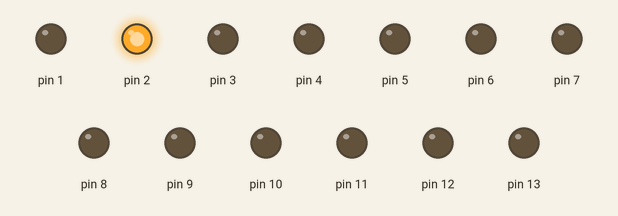
Bench run of a sketch on a simulated Arduino Uno, built with avr-gcc and run on an emulated ATmega328P. Parts: output pins drawn as LEDs (lit = HIGH).

Above: at 0.5 s.
At 1.5 s:
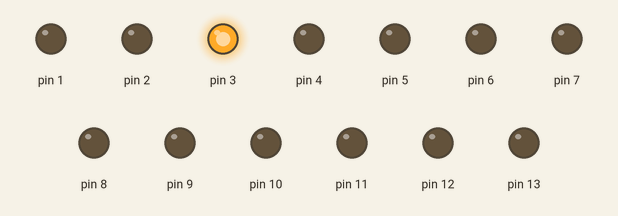
At 5.5 s:
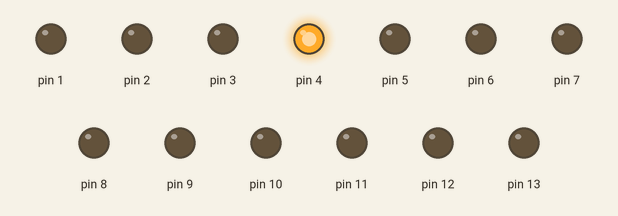
Timing chart, 0 to 6.9 s (numbered marks = the images above):
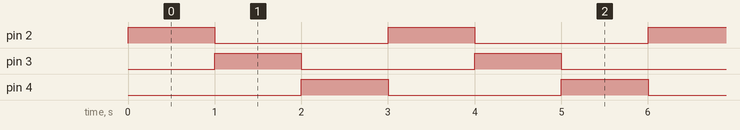

Measured:
- by itself, pin 2–4: alternates HIGH for 1.0 s and LOW for 2.0 s
- by itself, everything shown: repeats every 3.0 s, in 4 steps

The sketch:

blinkWithDelay.ino
```cpp
void setup()
{
#define COL1 2
#define COL2 3
#define COL3 4
#define ROW1 11
#define ROW2 12
#define ROW3 13
for(int i=1; i<=13; i ++)
{
  pinMode(i,OUTPUT);
  if( i > 10 ) digitalWrite(i,LOW);
}
}
void oneSec(int x, int y){
digitalWrite(x, HIGH);
digitalWrite(y, LOW);
delay(1000);
digitalWrite(x, LOW);
digitalWrite(y, LOW);
}
void loop()
{
oneSec(COL1,ROW1);
oneSec(COL2,ROW2);
oneSec(COL3,ROW3);
}
```
